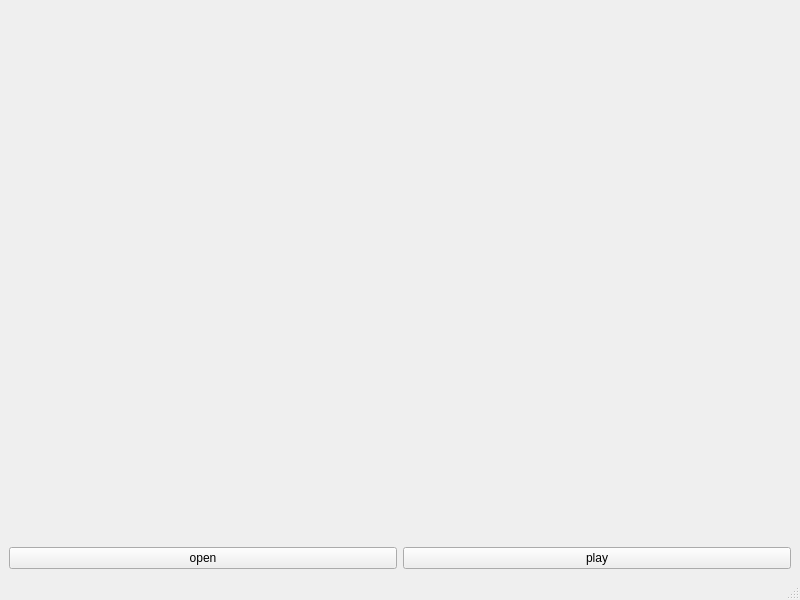
<?xml version="1.0" encoding="UTF-8"?>
<ui version="4.0">
 <class>MainWindow</class>
 <widget class="QMainWindow" name="MainWindow">
  <property name="geometry">
   <rect>
    <x>0</x>
    <y>0</y>
    <width>800</width>
    <height>600</height>
   </rect>
  </property>
  <property name="windowTitle">
   <string>MainWindow</string>
  </property>
  <widget class="QWidget" name="centralwidget">
   <layout class="QGridLayout" name="gridLayout">
    <item row="1" column="0">
     <widget class="QPushButton" name="openButton">
      <property name="text">
       <string>open</string>
      </property>
     </widget>
    </item>
    <item row="1" column="1">
     <widget class="QPushButton" name="PlayButton">
      <property name="text">
       <string>play</string>
      </property>
     </widget>
    </item>
    <item row="0" column="0" colspan="2">
     <widget class="QLabel" name="video_label">
      <property name="text">
       <string/>
      </property>
     </widget>
    </item>
   </layout>
  </widget>
  <widget class="QMenuBar" name="menubar">
   <property name="geometry">
    <rect>
     <x>0</x>
     <y>0</y>
     <width>800</width>
     <height>22</height>
    </rect>
   </property>
  </widget>
  <widget class="QStatusBar" name="statusbar"/>
 </widget>
 <resources/>
 <connections/>
</ui>
